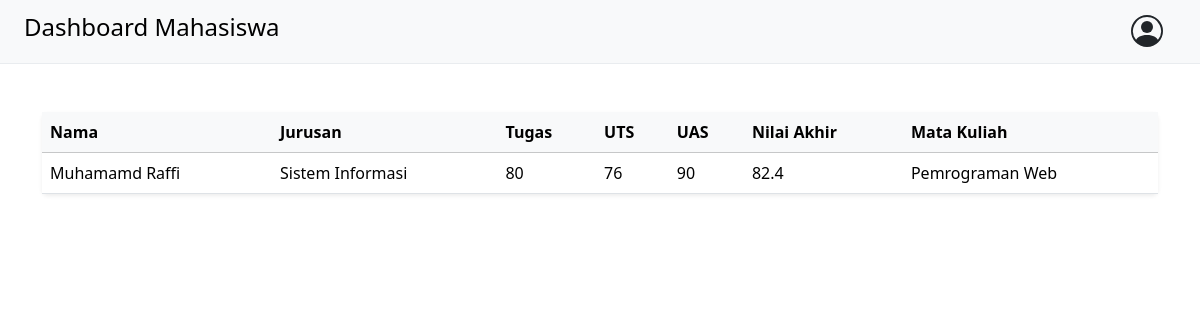
/mahasiswa/index.php (signed in), run on the app's committed database.
### tables this page shows
CREATE TABLE `mahasiswa` (
  `nim` varchar(255) NOT NULL,
  `nama` varchar(255) NOT NULL,
  `jk` varchar(255) NOT NULL,
  `jurusan` varchar(255) NOT NULL,
  `password` varchar(255) NOT NULL,
  `role_id` int(11) DEFAULT 3
);

CREATE TABLE `nilai` (
  `tugas` int(255) DEFAULT NULL,
  `uts` int(255) DEFAULT NULL,
  `uas` int(255) DEFAULT NULL,
  `nim` varchar(255) DEFAULT NULL,
  `nip` varchar(255) DEFAULT NULL
);

CREATE TABLE `matakuliah` (
  `kode_matkul` varchar(255) NOT NULL,
  `nama_matkul` varchar(255) NOT NULL
);

### mahasiswa/index.php (the view, shortened to what this page needs)
<?php
include "../koneksi.php";
$sNIM = $_SESSION['username'];
$queryMhs = "SELECT
    m.nim,
    m.nama,
    m.jurusan,
    n.tugas,
    n.uts,
    n.uas,
    (0.2 * n.tugas) + (0.4 * n.uts) + (0.4 * n.uas) AS nilai_akhir,
    mk.nama_matkul AS nama_matakuliah,
    d.nama AS nama_dosen
FROM
    mahasiswa m
LEFT JOIN
    nilai n ON m.nim = n.nim
LEFT JOIN
    dosen d ON d.nip = n.nip
LEFT JOIN
    matakuliah mk ON d.kode_matkul = mk.kode_matkul WHERE m.nim = '$sNIM';";
$resultMhs = mysqli_query($conn, $queryMhs);
$countMhs = mysqli_num_rows($resultMhs);
?>
<!DOCTYPE html>
<html lang="en">
<head>
    <link href="https://cdn.jsdelivr.net/npm/bootstrap@5.3.3/dist/css/bootstrap.min.css" rel="stylesheet">
</head>
<body class="bg-body">
    <nav class="navbar border-bottom border-light-subtle bg-light">
        <div class="container-fluid px-4">
            <a class="navbar-brand" href="index.php">
                <h4>
                    Dashboard Mahasiswa
                </h4>
            </a>
            <button class="btn  d-flex items-center justify-content-center" type="button" data-bs-toggle="offcanvas" data-bs-target="#offcanvasRight" aria-controls="offcanvasRight"></button>
        </div>
    </nav>
    <div class="container  d-flex justify-content-center align-items-center pt-5 ">
        <?php
        if ($countMhs > 0) {
        ?>
            <table class="table  shadow-sm p-3 mb-5 rounded">
                <thead class="table-light">
                    <tr>
                        <th scope="col">Nama</th>
                        <th scope="col">Jurusan</th>
                        <th scope="col">Tugas</th>
                        <th scope="col">UTS</th>
                        <th scope="col">UAS</th>
                        <th scope="col">Nilai Akhir</th>
                        <th scope="col">Mata Kuliah</th>
                    </tr>
                </thead>
                <tbody>
                    <?php
                    while ($dataMhs = mysqli_fetch_array($resultMhs, MYSQLI_NUM)) {
                    ?>
                        <tr>
                            <td><?php echo "$dataMhs[1]" ?></td>
                            <td><?php echo "$dataMhs[2]" ?></td>
                            <td><?php echo "$dataMhs[3]" ?></td>
                            <td><?php echo "$dataMhs[4]" ?></td>
                            <td><?php echo "$dataMhs[5]" ?></td>
                            <td><?php echo "$dataMhs[6]" ?></td>
                            <td><?php echo "$dataMhs[7]" ?></td>
                        </tr>
                    <?php
                    }
                    ?>
                </tbody>
            </table>
        <?php
        } else {
            echo '<div class="alert alert-primary shadow-sm p-3 mb-5 rounded" role="alert">
                Data Masih Kosong <a href="add.php" class="alert-link">Isi Data Sekarang</a>
                </div>';
        }
        ?>
    </div>
</body>
</html>

### data on the page
mahasiswa: nama "Muhamamd Raffi", jurusan "Sistem Informasi", nilai.tugas "80", nilai.uts "76", nilai.uas "90", dataMhs "82.4", matakuliah.nama_matkul "Pemrograman Web"
